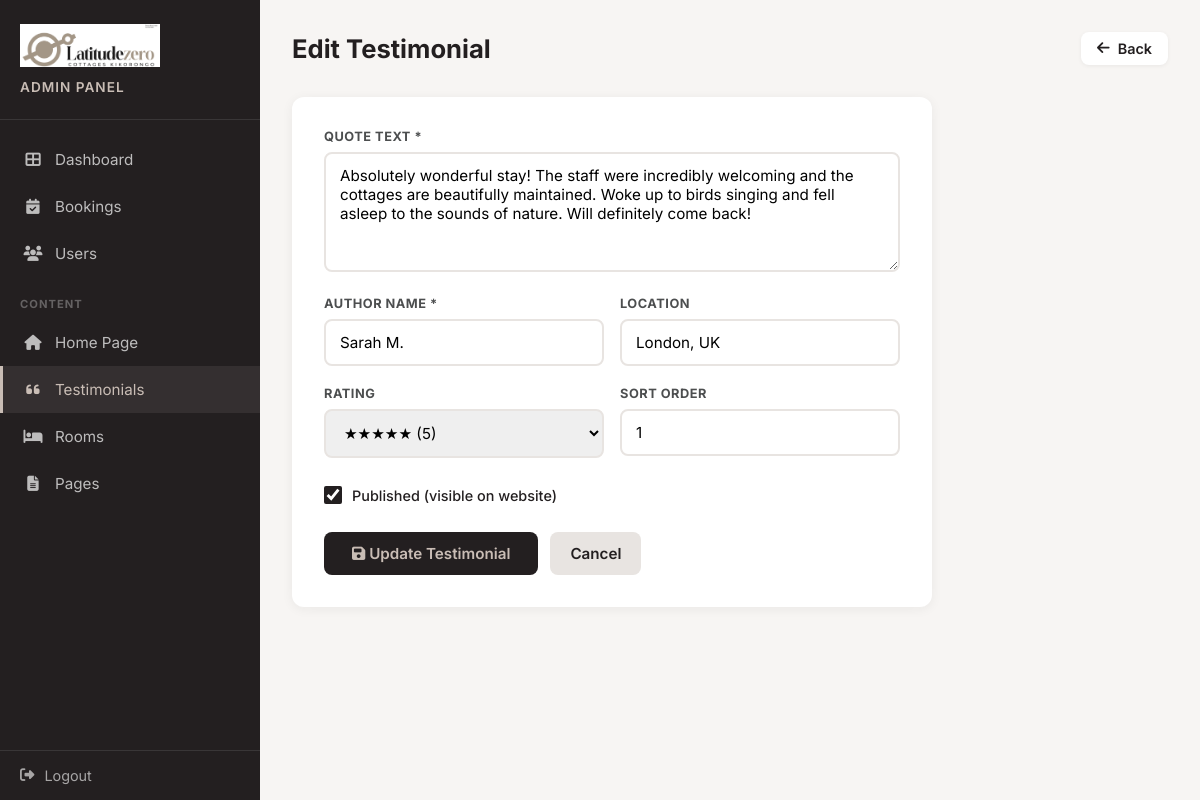
/admin/testimonials/1/edit/ (signed in), run on the app's committed database.
### models.py (models this page shows, shortened)
class Testimonial(db.Model):
    __tablename__ = 'testimonials'
    id = db.Column(db.Integer, primary_key=True)
    text = db.Column(db.Text, nullable=False)
    author = db.Column(db.String(120), nullable=False)
    location = db.Column(db.String(120), default='')
    rating = db.Column(db.Integer, default=5)
    is_active = db.Column(db.Boolean, default=True)
    sort_order = db.Column(db.Integer, default=0)
    created_at = db.Column(db.DateTime, default=datetime.utcnow)

### app.py (the view, shortened to what this page needs)
@app.route('/admin/testimonials/<int:testimonial_id>/edit/', methods=['GET', 'POST'])
@login_required
def admin_edit_testimonial(testimonial_id):
    testimonial = Testimonial.query.get_or_404(testimonial_id)
    return render_template('testimonial_edit.html', testimonial=testimonial)

### app.py (called while the page is built)
@login_manager.user_loader
def load_user(user_id):
    return User.query.get(int(user_id))

### templates/testimonial_edit.html (shortened to what this page needs)
<!DOCTYPE html>
<html lang="en">
<head>
    <link rel="stylesheet" href="https://cdnjs.cloudflare.com/ajax/libs/font-awesome/6.4.0/css/all.min.css">
</head>
<body>
    <div class="admin-layout">
        <aside class="sidebar">
            <div class="sidebar-header">
                <img src="/images/logos/secondary-logo.png" alt="Latitude Zero">
                <h2>Admin Panel</h2>
            </div>
            <nav class="sidebar-nav">
                <a href="/admin/"><i class="fas fa-th-large"></i> Dashboard</a>
                <a href="/admin/bookings/"><i class="fas fa-calendar-check"></i> Bookings</a>
                {% if current_user.is_superuser %}
                <a href="/admin/users/"><i class="fas fa-users"></i> Users</a>
                {% endif %}
                <div class="nav-section-title">Content</div>
                <a href="/admin/settings/"><i class="fas fa-home"></i> Home Page</a>
                <a href="/admin/testimonials/" class="active"><i class="fas fa-quote-left"></i> Testimonials</a>
                <a href="/admin/rooms/"><i class="fas fa-bed"></i> Rooms</a>
                <a href="/admin/pages/"><i class="fas fa-file-alt"></i> Pages</a>
            </nav>
            <div class="sidebar-footer">
                <a href="/admin/logout/"><i class="fas fa-sign-out-alt"></i> Logout</a>
            </div>
        </aside>
        <main class="main-content">
            <div class="page-header">
                <h1>{{ 'Edit' if testimonial else 'Add' }} Testimonial</h1>
                <a href="/admin/testimonials/" class="back-btn"><i class="fas fa-arrow-left"></i> Back</a>
            </div>
            <div class="form-card">
                <form method="POST">
                    <div class="form-group">
                        <label>Quote Text *</label>
                        <textarea name="text" required placeholder="What did the guest say?">{{ testimonial.text if testimonial else '' }}</textarea>
                    </div>
                    <div class="form-row">
                        <div class="form-group">
                            <label>Author Name *</label>
                            <input type="text" name="author" required value="{{ testimonial.author if testimonial else '' }}" placeholder="Guest name">
                        </div>
                        <div class="form-group">
                            <label>Location</label>
                            <input type="text" name="location" value="{{ testimonial.location if testimonial else '' }}" placeholder="City, Country">
                        </div>
                    </div>
                    <div class="form-row">
                        <div class="form-group">
                            <label>Rating</label>
                            <select name="rating">
                                <option value="5" {% if testimonial and testimonial.rating == 5 %}selected{% endif %}>★★★★★ (5)</option>
                            </select>
                        </div>
                        <div class="form-group">
                            <label>Sort Order</label>
                            <input type="number" name="sort_order" value="{{ testimonial.sort_order if testimonial else 0 }}" min="0" placeholder="Display order">
                        </div>
                    </div>
                    {% if testimonial %}
                    <div class="checkbox-item">
                        <input type="checkbox" name="is_active" id="is_active" {% if testimonial.is_active %}checked{% endif %}>
                        <label for="is_active">Published (visible on website)</label>
                    </div>
                    {% endif %}
                    <div class="form-actions">
                        <button type="submit" class="btn-save"><i class="fas fa-save"></i> {{ 'Update' if testimonial else 'Add' }} Testimonial</button>
                        <a href="/admin/testimonials/" class="btn-cancel">Cancel</a>
                    </div>
                </form>
            </div>
        </main>
    </div>
</body>
</html>

### templates/testimonial_edit.html (style rules this page uses)
* { margin: 0; padding: 0; box-sizing: border-box; }
body { font-family: 'Inter', sans-serif; background: #f7f5f3; color: #231F20; min-height: 100vh; }
.admin-layout { display: flex; min-height: 100vh; }
.sidebar { width: 260px; background: #231F20; color: #fff; flex-shrink: 0; display: flex; flex-direction: column; }
.sidebar-header { padding: 24px 20px; border-bottom: 1px solid rgba(255,255,255,0.1); }
.sidebar-header img { max-width: 140px; margin-bottom: 8px; }
.sidebar-header h2 { font-size: 0.85rem; font-weight: 600; color: #C9BDB5; text-transform: uppercase; letter-spacing: 1px; }
.sidebar-nav { flex: 1; padding: 16px 0; }
.sidebar-nav a { display: flex; align-items: center; gap: 12px; padding: 14px 20px; color: rgba(255,255,255,0.7); text-decoration: none; font-size: 0.95rem; transition: all 0.2s; border-left: 3px solid transparent; }
.sidebar-nav a.active { background: rgba(201,189,181,0.1); color: #C9BDB5; border-left-color: #C9BDB5; }
.sidebar-nav a i { width: 20px; text-align: center; }
.sidebar-nav .nav-section-title { padding: 20px 20px 8px; font-size: 0.7rem; font-weight: 700; text-transform: uppercase; letter-spacing: 1px; color: rgba(255,255,255,0.3); }
.sidebar-footer { padding: 16px 20px; border-top: 1px solid rgba(255,255,255,0.1); }
.sidebar-footer a { display: flex; align-items: center; gap: 10px; color: rgba(255,255,255,0.6); text-decoration: none; font-size: 0.9rem; transition: color 0.2s; }
.main-content { flex: 1; padding: 32px; overflow-y: auto; }
.page-header { display: flex; justify-content: space-between; align-items: center; margin-bottom: 32px; }
.page-header h1 { font-size: 1.6rem; font-weight: 700; }
.back-btn { display: inline-flex; align-items: center; gap: 8px; padding: 8px 16px; background: #fff; color: #231F20; text-decoration: none; border-radius: 8px; font-size: 0.9rem; font-weight: 600; box-shadow: 0 1px 4px rgba(0,0,0,0.06); transition: all 0.2s; }
.form-card { background: #fff; border-radius: 12px; box-shadow: 0 2px 12px rgba(35,31,32,0.06); padding: 32px; max-width: 640px; }
.form-group { margin-bottom: 20px; }
.form-group label { display: block; font-size: 0.8rem; font-weight: 700; color: #4C4E4F; margin-bottom: 8px; text-transform: uppercase; letter-spacing: 0.5px; }
.form-group input, .form-group textarea, .form-group select { width: 100%; padding: 12px 14px; border: 2px solid #e8e4e1; border-radius: 8px; font-size: 0.95rem; font-family: 'Inter', sans-serif; transition: border-color 0.2s; }
.form-group textarea { resize: vertical; min-height: 120px; }
.form-row { display: flex; gap: 16px; }
.form-row .form-group { flex: 1; }
.checkbox-item { display: flex; align-items: center; gap: 10px; margin-top: 8px; }
.checkbox-item input { width: 18px; height: 18px; accent-color: #231F20; cursor: pointer; }
.checkbox-item label { font-weight: 500; text-transform: none; font-size: 0.9rem; cursor: pointer; margin: 0; }
.form-actions { display: flex; gap: 12px; margin-top: 28px; }
.btn-save { padding: 12px 28px; background: #231F20; color: #C9BDB5; border: none; border-radius: 8px; font-size: 0.95rem; font-weight: 600; cursor: pointer; transition: background 0.2s; font-family: 'Inter', sans-serif; }
.btn-cancel { padding: 12px 20px; background: #e8e4e1; color: #231F20; text-decoration: none; border-radius: 8px; font-size: 0.95rem; font-weight: 600; transition: background 0.2s; }

### data on the page
Testimonial: text "Absolutely wonderful stay! The staff were incredibly welcoming and the cottages are beautifully maintained. Woke up to birds singing and fell asleep to the sounds of nature. Will definitely come back!", author "Sarah M.", location "London, UK", rating "★★★★★ (5)", sort_order "1", is_active "☑"

### other printed values
{{ 'Edit' if testimonial else 'Add' }} "Edit"
{{ 'Update' if testimonial else 'Add' }} "Update"
